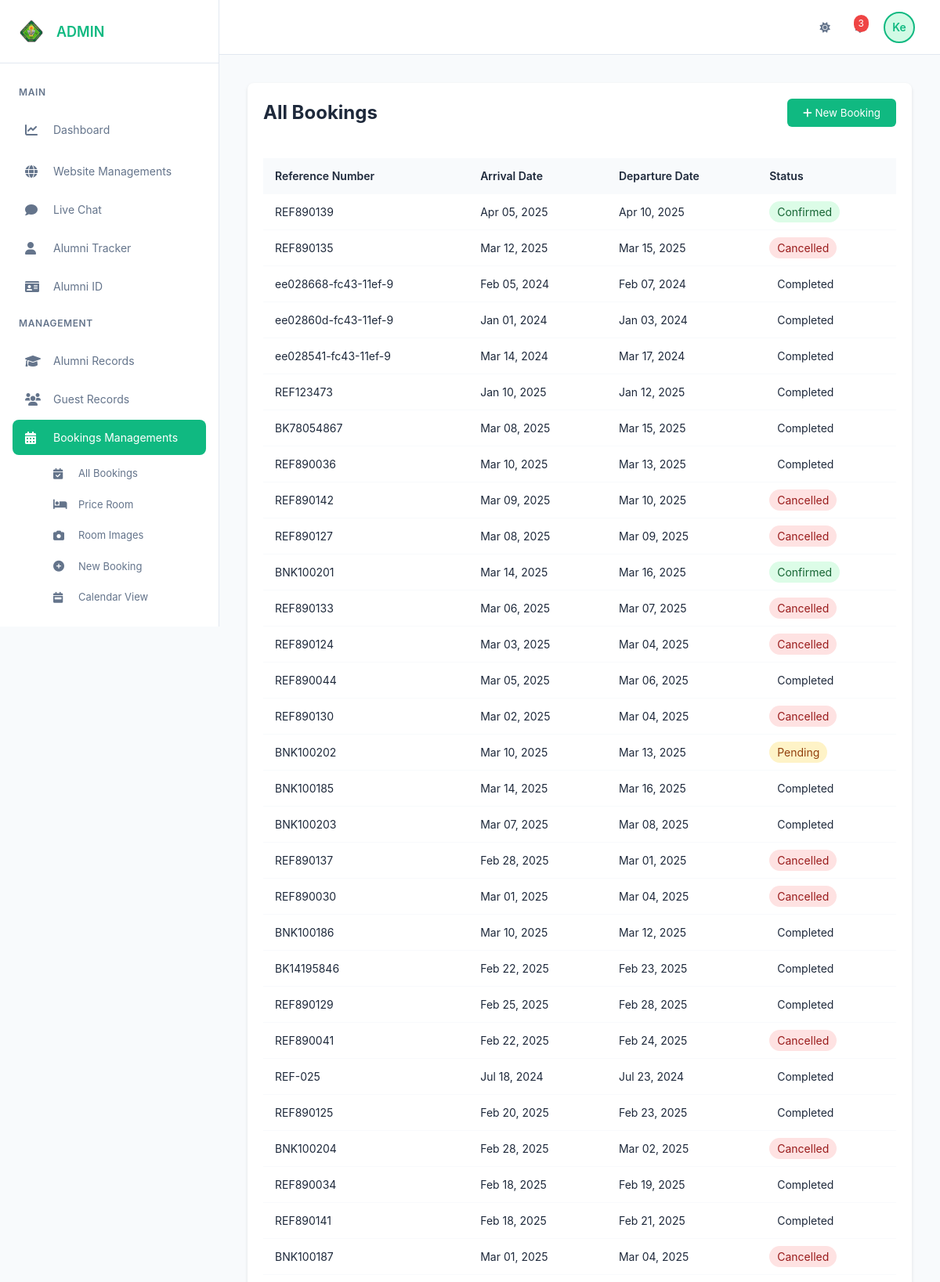
/Dashboard.php?section=all-bookings (signed in, upper part), run on the app's committed database.
### tables this page shows
CREATE TABLE `bookings` (
  `id` int(11) NOT NULL,
  `reference_number` varchar(20) NOT NULL,
  `user_id` int(11) NOT NULL,
  `room_number` int(11) NOT NULL,
  `occupancy` int(11) NOT NULL,
  `price` decimal(10,2) NOT NULL,
  `price_per_day` decimal(10,2) DEFAULT NULL,
  `arrival_date` date NOT NULL,
  `arrival_time` time NOT NULL,
  `departure_date` date NOT NULL,
  `departure_time` time NOT NULL,
  `status` enum('pending','confirmed','cancelled','completed') NOT NULL DEFAULT 'pending',
  `created_at` timestamp NOT NULL DEFAULT current_timestamp()
);

### admin/bookings/bookings-all.php (the view, shortened to what this page needs)
<?php
require_once('main_db.php');
$query = "SELECT `id`, `reference_number`, `user_id`, `room_number`, `occupancy`, `price`,
          `arrival_date`, `arrival_time`, `departure_date`, `departure_time`, `status`, `created_at`
          FROM `bookings` ORDER BY created_at DESC";
$result = $mysqli->query($query);
?>
<div class="booking-container">
    <div class="booking-header">
        <h2>All Bookings</h2>
        <button onclick="window.location.href='?section=new-booking'" class="new-booking-btn">
            <i class="fas fa-plus"></i> New Booking
        </button>
    </div>
    <div class="table-container">
        <table class="booking-table">
            <thead>
                <tr>
                    <th>Reference Number</th>
                    <th>Arrival Date</th>
                    <th>Departure Date</th>
                    <th>Status</th>
                </tr>
            </thead>
            <tbody>
                <?php while($row = $result->fetch_assoc()): ?>
                    <tr onclick="showBookingDetails(<?php echo htmlspecialchars(json_encode($row)); ?>)">
                        <td><?php echo htmlspecialchars($row['reference_number']); ?></td>
                        <td><?php echo date('M d, Y', strtotime($row['arrival_date'])); ?></td>
                        <td><?php echo date('M d, Y', strtotime($row['departure_date'])); ?></td>
                        <td>
                            <span class="status-badge <?php echo $row['status']; ?>">
                                <?php echo ucfirst(htmlspecialchars($row['status'])); ?>
                            </span>
                        </td>
                    </tr>
                <?php endwhile; ?>
            </tbody>
        </table>
    </div>
</div>

### Dashboard.php (style rules this page uses)
:root { --primary-color: #10b981; --primary-hover: #059669; --primary-light: #d1fae5; --secondary-color: #64748b; --success-color: #22c55e; --danger-color: #ef4444; --warning-color: #f59e0b; --text-primary: #1e293b; --text-secondary: #64748b; --bg-primary: #ffffff; --bg-secondary: #f8fafc; --sidebar-width: 280px; --header-height: 70px; --shadow-sm: 0 1px 2px 0 rgb(0 0 0 / 0.05); --shadow-md: 0 4px 6px -1px rgb(0 0 0 / 0.1); --shadow-lg: 0 10px 15px -3px rgb(0 0 0 / 0.1); --radius-sm: 0.375rem; --radius-md: 0.5rem; --radius-lg: 0.75rem; --transition: all 0.3s ease; }
* { margin: 0; padding: 0; box-sizing: border-box; font-family: 'Inter', -apple-system, BlinkMacSystemFont, sans-serif; }
html { height: 100%; overflow-x: hidden; }
body { background-color: var(--bg-secondary); color: var(--text-primary); font-size: 0.875rem; line-height: 1.5; min-height: 100%; overflow-x: hidden; }

### admin/bookings/bookings-all.php (style rules this page uses)
.booking-container { padding: 20px; margin: 20px; background: var(--bg-primary); color: var(--text-primary); border-radius: 8px; box-shadow: 0 2px 4px rgba(0,0,0,0.1); }
.booking-header { display: flex; justify-content: space-between; align-items: center; margin-bottom: 20px; }
.booking-header h2 { font-size: 24px; color: var(--text-primary); }
.new-booking-btn { background-color: #10b981; color: white; border: none; padding: 10px 20px; border-radius: 6px; cursor: pointer; }
.table-container { overflow-x: auto; }
.booking-table { width: 100%; border-collapse: collapse; margin-top: 20px; }
.booking-table th, .booking-table td { padding: 12px 15px; text-align: left; border-bottom: 1px solid var(--bg-secondary); color: var(--text-primary); }
.booking-table th { background-color: var(--bg-secondary); font-weight: 600; }
.status-badge { padding: 5px 10px; border-radius: 20px; font-size: 14px; }
.status-badge.confirmed { background-color: #dcfce7; color: #166534; }
.status-badge.pending { background-color: #fef3c7; color: #92400e; }
.status-badge.cancelled { background-color: #fee2e2; color: #991b1b; }

### data on the page
bookings: reference_number "REF890139", arrival_date "Apr 05, 2025", departure_date "Apr 10, 2025", status "Confirmed"
bookings: reference_number "REF890135", arrival_date "Mar 12, 2025", departure_date "Mar 15, 2025", status "Cancelled"
bookings: reference_number "ee028668-fc43-11ef-9", arrival_date "Feb 05, 2024", departure_date "Feb 07, 2024", status "Completed"
bookings: reference_number "ee02860d-fc43-11ef-9", arrival_date "Jan 01, 2024", departure_date "Jan 03, 2024", status "Completed"
bookings: reference_number "ee028541-fc43-11ef-9", arrival_date "Mar 14, 2024", departure_date "Mar 17, 2024", status "Completed"
bookings: reference_number "REF123473", arrival_date "Jan 10, 2025", departure_date "Jan 12, 2025", status "Completed"
bookings: reference_number "BK78054867", arrival_date "Mar 08, 2025", departure_date "Mar 15, 2025", status "Completed"
bookings: reference_number "REF890036", arrival_date "Mar 10, 2025", departure_date "Mar 13, 2025", status "Completed"
bookings: reference_number "REF890142", arrival_date "Mar 09, 2025", departure_date "Mar 10, 2025", status "Cancelled"
bookings: reference_number "REF890127", arrival_date "Mar 08, 2025", departure_date "Mar 09, 2025", status "Cancelled"
bookings: reference_number "BNK100201", arrival_date "Mar 14, 2025", departure_date "Mar 16, 2025", status "Confirmed"
bookings: reference_number "REF890133", arrival_date "Mar 06, 2025", departure_date "Mar 07, 2025", status "Cancelled"
bookings: reference_number "REF890124", arrival_date "Mar 03, 2025", departure_date "Mar 04, 2025", status "Cancelled"
bookings: reference_number "REF890044", arrival_date "Mar 05, 2025", departure_date "Mar 06, 2025", status "Completed"
bookings: reference_number "REF890130", arrival_date "Mar 02, 2025", departure_date "Mar 04, 2025", status "Cancelled"
bookings: reference_number "BNK100202", arrival_date "Mar 10, 2025", departure_date "Mar 13, 2025", status "Pending"
bookings: reference_number "BNK100185", arrival_date "Mar 14, 2025", departure_date "Mar 16, 2025", status "Completed"
bookings: reference_number "BNK100203", arrival_date "Mar 07, 2025", departure_date "Mar 08, 2025", status "Completed"
bookings: reference_number "REF890137", arrival_date "Feb 28, 2025", departure_date "Mar 01, 2025", status "Cancelled"
bookings: reference_number "REF890030", arrival_date "Mar 01, 2025", departure_date "Mar 04, 2025", status "Cancelled"
bookings: reference_number "BNK100186", arrival_date "Mar 10, 2025", departure_date "Mar 12, 2025", status "Completed"
bookings: reference_number "BK14195846", arrival_date "Feb 22, 2025", departure_date "Feb 23, 2025", status "Completed"
bookings: reference_number "REF890129", arrival_date "Feb 25, 2025", departure_date "Feb 28, 2025", status "Completed"
bookings: reference_number "REF890041", arrival_date "Feb 22, 2025", departure_date "Feb 24, 2025", status "Cancelled"
bookings: reference_number "REF-025", arrival_date "Jul 18, 2024", departure_date "Jul 23, 2024", status "Completed"
bookings: reference_number "REF890125", arrival_date "Feb 20, 2025", departure_date "Feb 23, 2025", status "Completed"
bookings: reference_number "BNK100204", arrival_date "Feb 28, 2025", departure_date "Mar 02, 2025", status "Cancelled"
bookings: reference_number "REF890034", arrival_date "Feb 18, 2025", departure_date "Feb 19, 2025", status "Completed"
bookings: reference_number "REF890141", arrival_date "Feb 18, 2025", departure_date "Feb 21, 2025", status "Completed"
bookings: reference_number "BNK100187", arrival_date "Mar 01, 2025", departure_date "Mar 04, 2025", status "Cancelled"

### other printed values
substr($name, 0, 2) "Ke"
